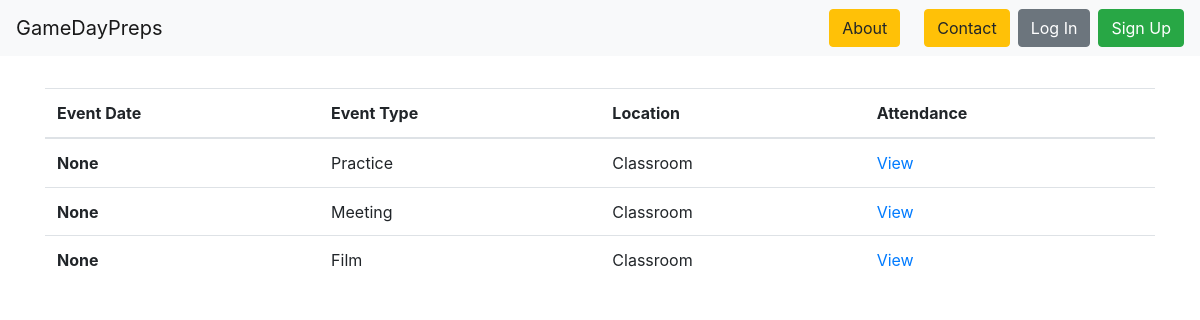
/events/attendance/, run on an earlier commit of the app's database.
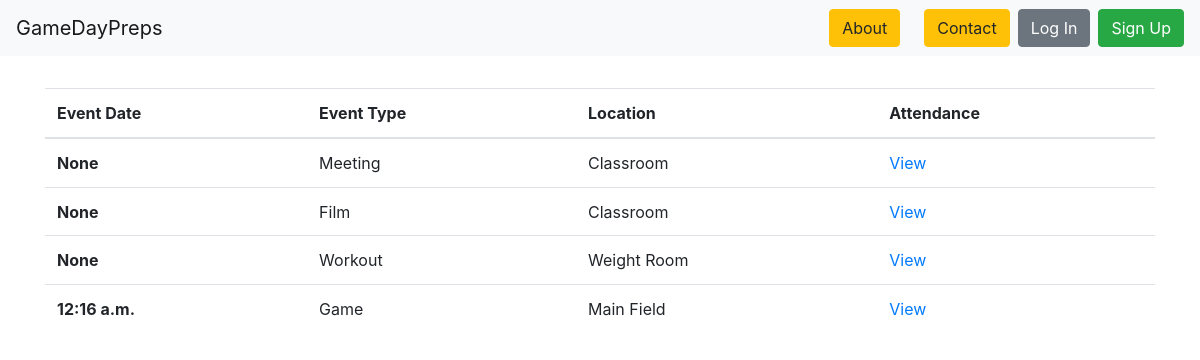
And on a later commit of the database.
### events/models.py (models this page shows, shortened)
class Event(models.Model):
    event_type = models.CharField(max_length=50, choices=event_types, blank=True)
    date = models.DateField(null=True)
    time = models.TimeField(null=True)
    members = models.ManyToManyField(
        'roster.Player',
        through='roster.Attendance',
        through_fields=('event', 'player'),
    )
    location = models.CharField(max_length=150)
    description = models.TextField(null=True)

### events/views.py (the view)
# urls.py: path('attendance/', EventAttendanceView.as_view(), name='attendance-list-page'),
class EventAttendanceView(ListView):
    model = Event
    def get(self, request):
        events = self.get_queryset()
        return render(request, 'attendance_list.html', {
          'events': events
        })

### roster/templates/attendance_list.html
{% extends 'base.html' %}
{% block content %}
<table class="table">
  <thead>
    <tr>
      <th scope="col">Event Date</th>
      <th scope="col">Event Type</th>
      <th scope="col">Location</th>
      <th scope="col">Attendance</th>
    </tr>
  </thead>
  <tbody>
    {% for event in events %}
    <tr>
      <th scope="row">{{ event.time }}</th>
      <td>{{ event.event_type }}</td>
      <td>{{ event.location }}</td>
      <td><a href="#" role="button">View</a></td>
    </tr>
    <tr>
    {% endfor %}
  </tbody>
</table>
{% endblock %}

What changed in the data, as far as the page shows it:
removed Event: time "None", event_type "Practice", location "Classroom"
added Event: time "None", event_type "Workout", location "Weight Room"
added Event: time "12:16 a.m.", event_type "Game", location "Main Field"
